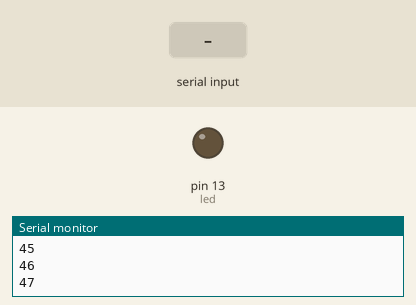
Simulated run of this sketch. Board: Arduino Uno, built with avr-gcc and run on an emulated ATmega328P. Parts: output pins drawn as LEDs (lit = HIGH), the last lines printed to the serial monitor. The inputs (shaded band) are chosen by the test bench. Pins used as bus, display or sensor lines are not drawn.

Above: at 2.2 s.
2.3 s: "1\n" received over Serial
At 3.5 s:
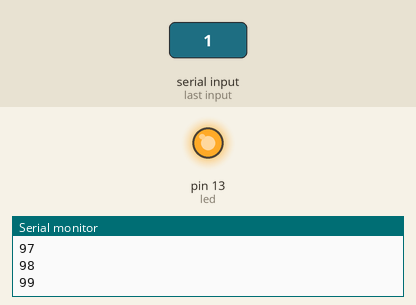
3.8 s: "0\n" received over Serial
At 5.2 s:
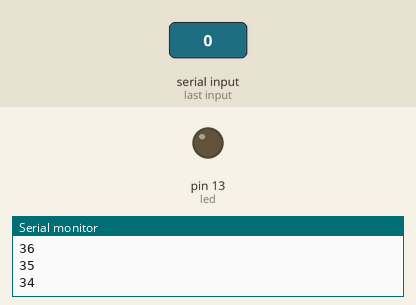
Timing chart, 0 to 6.8 s (numbered marks = the images above; inputs shaded):
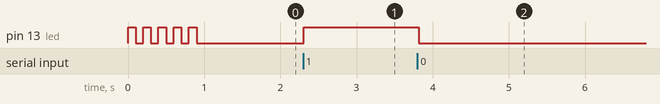

The sketch:

serialSwitch.ino
```cpp
/*** serial switch ***/
// 1. connect device to computer
// 2. look for COM port (windows)
// 3. point Serial prefab to point to that port, at 9600 baud
// 4. send "1" to turn ON, send anything else for OFF

int led = 13;
int powerSwitch = 6;
int powerSwitchN = 5;
int sineNoise = 0;
int adder = 1;

String inputString = "";
boolean stringComplete = false;

void setup() {
  pinMode(led, OUTPUT);
  pinMode(powerSwitch, OUTPUT);
  pinMode(powerSwitchN, OUTPUT);
  digitalWrite(powerSwitchN, LOW);
  Serial.begin(9600);
  inputString.reserve(200);
  flash(led, 5);
}

void loop() {
  serialEvent();
  if (stringComplete) {
    if (inputString == "1") {
      digitalWrite(led, HIGH);
      digitalWrite(powerSwitch, HIGH);
    } else {
      digitalWrite(led, LOW);
      digitalWrite(powerSwitch, LOW);
    }
    //Serial.println(inputString); // echo back what we got
    inputString = "";
    stringComplete = false;
  }
  delay(25);
  sineNoise += adder;
  if(sineNoise > 99)
    adder = -1;
  if(sineNoise < 1)
    adder = 1;
  Serial.println(sineNoise);
}


void serialEvent() {
  while (Serial.available()) {
    char inChar = (char)Serial.read();
    if (inChar == '\n' || inChar == '\r')
      stringComplete = true;
    else
      inputString += inChar;
  }
}

void flash(int pin, int t){
  for(int i=0; i<t; i++){
    digitalWrite(pin, HIGH);
    delay(100);
    digitalWrite(pin, LOW);
    delay(100);
  }
}
```

Measured:
- after the input at 2.3 s, pin 13 (led): LOW → HIGH at once
- after the input at 3.8 s, pin 13 (led): HIGH → LOW at once
